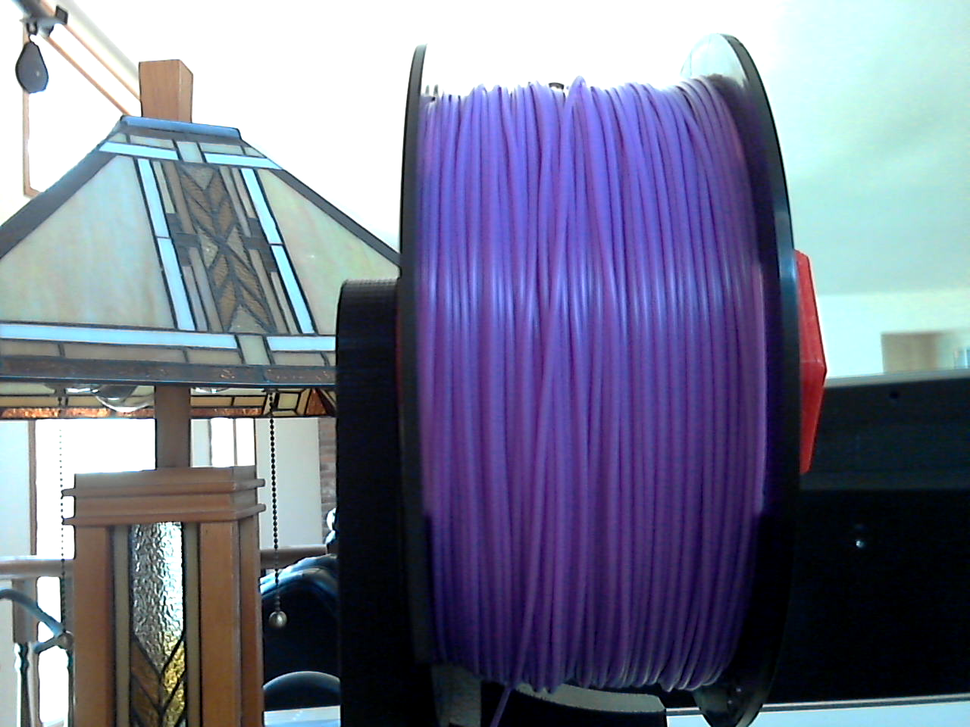
%> input picture Printer Failures/SpoolFull.png, 970 x 727 px, shrunk from 1280 x 960 before the run
$ octave --eval "result = getSpoolAngle(imread('SpoolFull.png'));"   (GNU Octave 9; MATLAB toolbox functions it lacks are replaced by stand-ins)
%> lines starting %> are read from the running program, lines starting %| are printed output that depends on the picture; in (x1, y1, x2, y2) boxes, pixels count from 0 and x2, y2 are one past the last pixel; in counts of white or black regions, pixels touching at a corner belong together; the program's own positions count from 1
### Printer Failures/BlueMarkerMask.m
function [BW,maskedRGBImage] = BlueMarkerMask(RGB)
%createMask  Threshold RGB image using auto-generated code from colorThresholder app.
%  [BW,MASKEDRGBIMAGE] = createMask(RGB) thresholds image RGB using
%  auto-generated code from the colorThresholder app. The colorspace and
%  range for each channel of the colorspace were set within the app. The
%  segmentation mask is returned in BW, and a composite of the mask and
%  original RGB images is returned in maskedRGBImage.

% Auto-generated by colorThresholder app on 12-Apr-2021
%------------------------------------------------------


% Convert RGB image to chosen color space
I = rgb2lab(RGB);
%> I: size 727x970x3 double; mean of channels 1, 2, 3 49.2, 5.4, -12.3

% Define thresholds for channel 1 based on histogram settings
channel1Min = 0.000;
channel1Max = 100.000;

% Define thresholds for channel 2 based on histogram settings
channel2Min = -14.350;
channel2Max = 41.813;

% Define thresholds for channel 3 based on histogram settings
channel3Min = -59.113;
channel3Max = -26.123;

% Create mask based on chosen histogram thresholds
sliderBW = (I(:,:,1) >= channel1Min ) & (I(:,:,1) <= channel1Max) & ...
    (I(:,:,2) >= channel2Min ) & (I(:,:,2) <= channel2Max) & ...
    (I(:,:,3) >= channel3Min ) & (I(:,:,3) <= channel3Max);
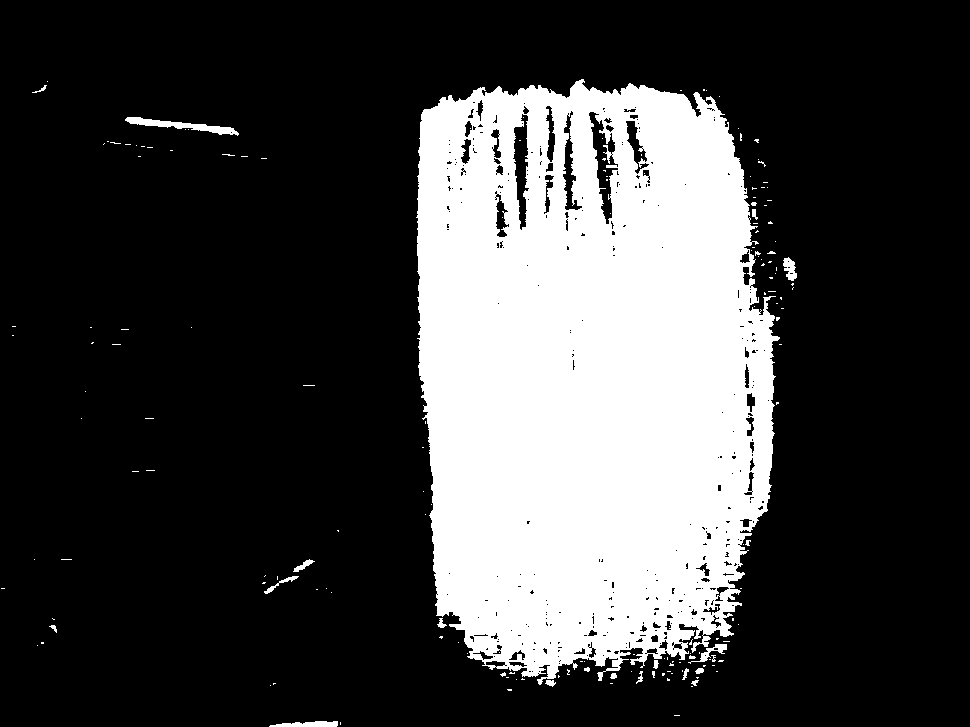
%> sliderBW: size 727x970 logical; 25.4% white; 173 white regions (152 under 20 px), largest, box (x1, y1, x2, y2) and area: (416, 79, 780, 685) 176480, (125, 117, 239, 136) 707, (269, 721, 338, 727) 307
BW = sliderBW;

% Initialize output masked image based on input image.
maskedRGBImage = RGB;
%> maskedRGBImage is the input picture: size 727x970x3 uint8; mean R, G, B 116.7, 119.8, 142.1

% Set background pixels where BW is false to zero.
maskedRGBImage(repmat(~BW,[1 1 3])) = 0;
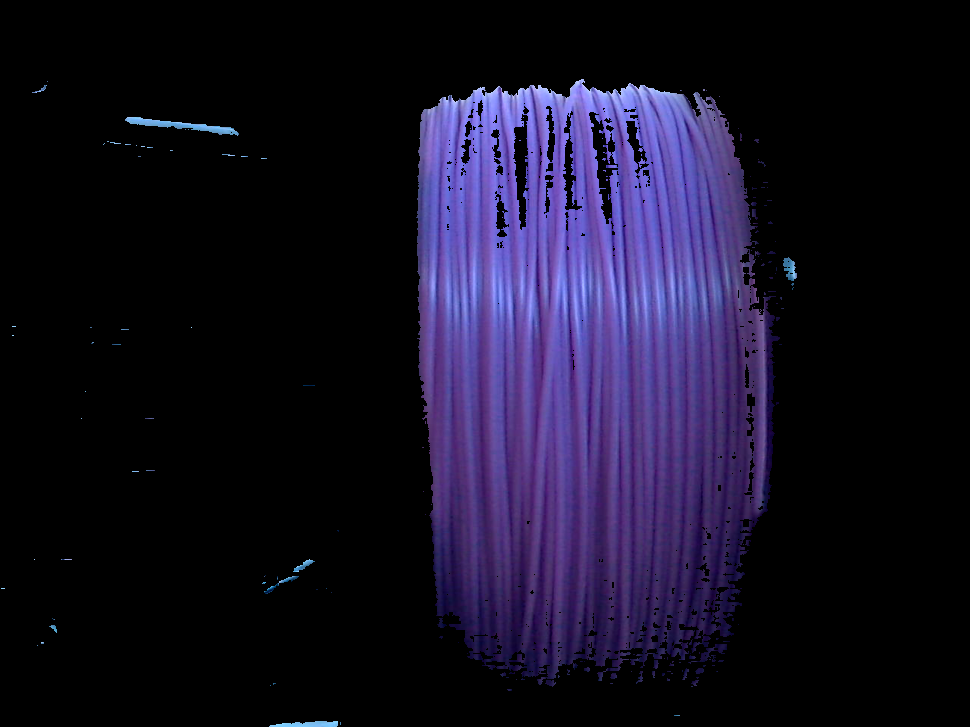
%> maskedRGBImage: size 727x970x3 uint8; mean R, G, B 21.2, 16.7, 36.7

end

### Printer Failures/SpoolCenterMask.m
function [BW,maskedRGBImage] = SpoolCenterMask(RGB)
%createMask  Threshold RGB image using auto-generated code from colorThresholder app.
%  [BW,MASKEDRGBIMAGE] = createMask(RGB) thresholds image RGB using
%  auto-generated code from the colorThresholder app. The colorspace and
%  range for each channel of the colorspace were set within the app. The
%  segmentation mask is returned in BW, and a composite of the mask and
%  original RGB images is returned in maskedRGBImage.

% Auto-generated by colorThresholder app on 12-Apr-2021
%------------------------------------------------------


% Convert RGB image to chosen color space
I = rgb2lab(RGB);

% Define thresholds for channel 1 based on histogram settings
channel1Min = 0.000;
channel1Max = 100.000;

% Define thresholds for channel 2 based on histogram settings
channel2Min = 10.661;
channel2Max = 39.573;

% Define thresholds for channel 3 based on histogram settings
channel3Min = -8.853;
channel3Max = 46.889;

% Create mask based on chosen histogram thresholds
sliderBW = (I(:,:,1) >= channel1Min ) & (I(:,:,1) <= channel1Max) & ...
    (I(:,:,2) >= channel2Min ) & (I(:,:,2) <= channel2Max) & ...
    (I(:,:,3) >= channel3Min ) & (I(:,:,3) <= channel3Max);
BW = sliderBW;

% Initialize output masked image based on input image.
maskedRGBImage = RGB;

% Set background pixels where BW is false to zero.
maskedRGBImage(repmat(~BW,[1 1 3])) = 0;

end

### Printer Failures/getSpoolAngle.m
function angle = getSpoolAngle(I)
markerLoc = BlueMarkerMask(I);
markerLoc = medfilt2(markerLoc, [20, 20]);
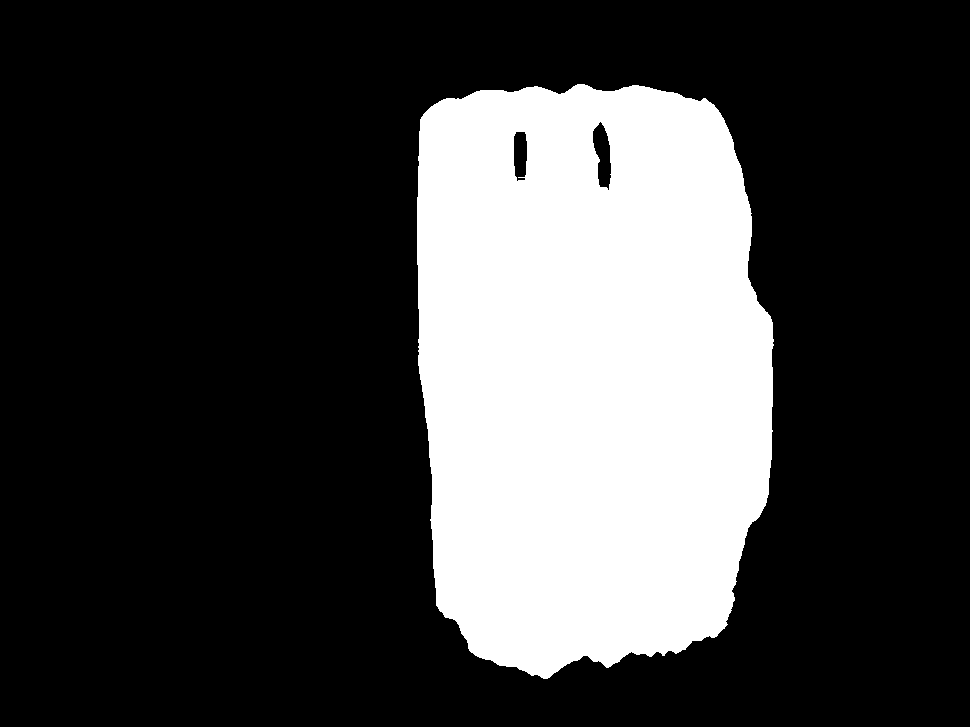
%> markerLoc: size 727x970 logical; 25.8% white; 1 white region, box (x1, y1, x2, y2) and area: (417, 84, 774, 679) 182175
markerLoc = bwareaopen(markerLoc, 500);
measurementsMarker = regionprops(markerLoc, 'Area','Circularity', 'Centroid');
%> measurementsMarker = 1 region; Area, Centroid and Circularity: 182175 [589.3 373.4] 0.774
for i = 1:length(measurementsMarker)
    if(measurementsMarker(i).Circularity > 0)
        markerXY = measurementsMarker(i).Centroid;
        break;
    end
end
%> this loop made 1 pass
if(~exist('markerXY', 'var'))
    angle = 'UNABLE TO FIND MARKER';
    return
end
centerLoc = SpoolCenterMask(I);
%> in SpoolCenterMask, `sliderBW = (I(:,:,1) >= channel1Min ) & (I(:,:,1) <= channel1Max) & (I..`:
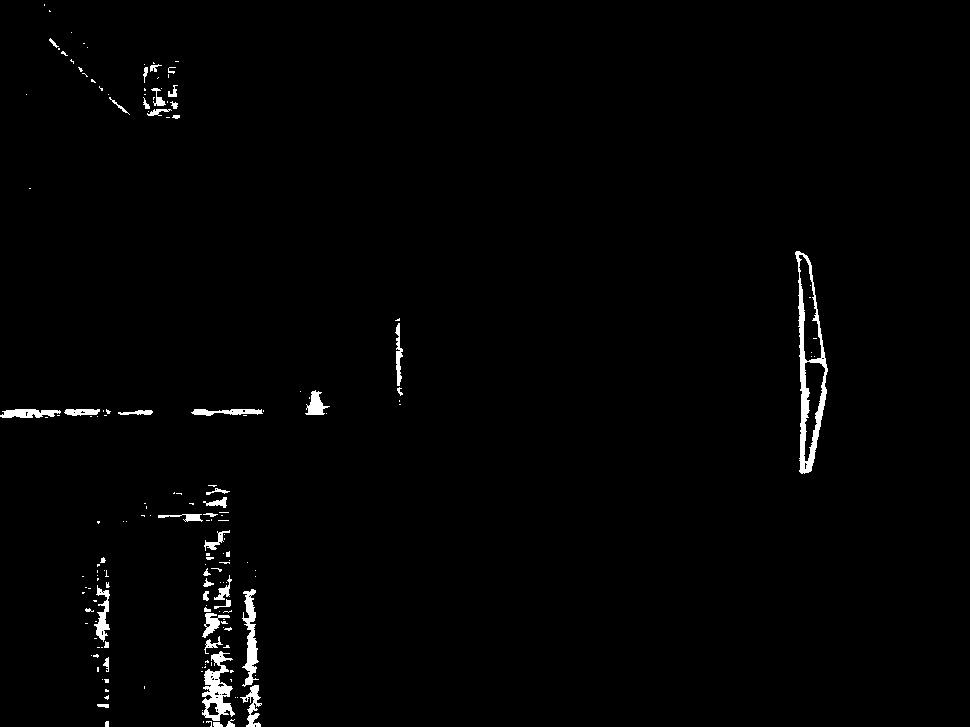
%> sliderBW: size 727x970 logical; 1.3% white; 171 white regions (125 under 20 px), largest, box (x1, y1, x2, y2) and area: (795, 251, 828, 474) 2113, (202, 651, 235, 721) 1083, (242, 589, 259, 687) 800
%> in SpoolCenterMask, `maskedRGBImage(repmat(~BW,[1 1 3])) = 0;`:
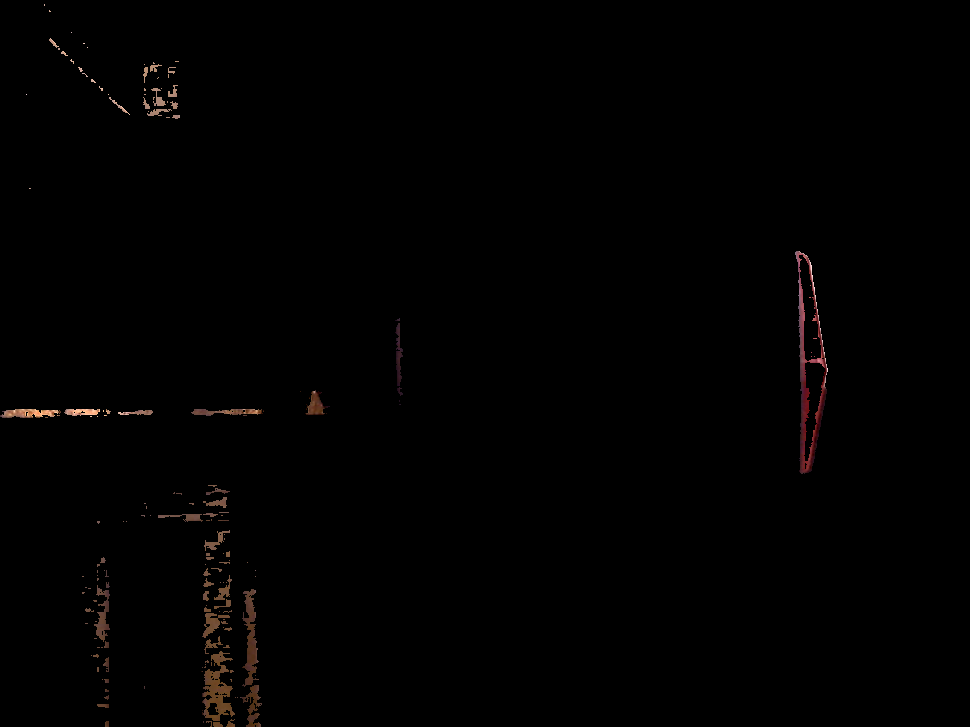
%> maskedRGBImage: size 727x970x3 uint8; mean R, G, B 1.5, 1, 0.8
centerLoc = medfilt2(centerLoc, [20, 20]);
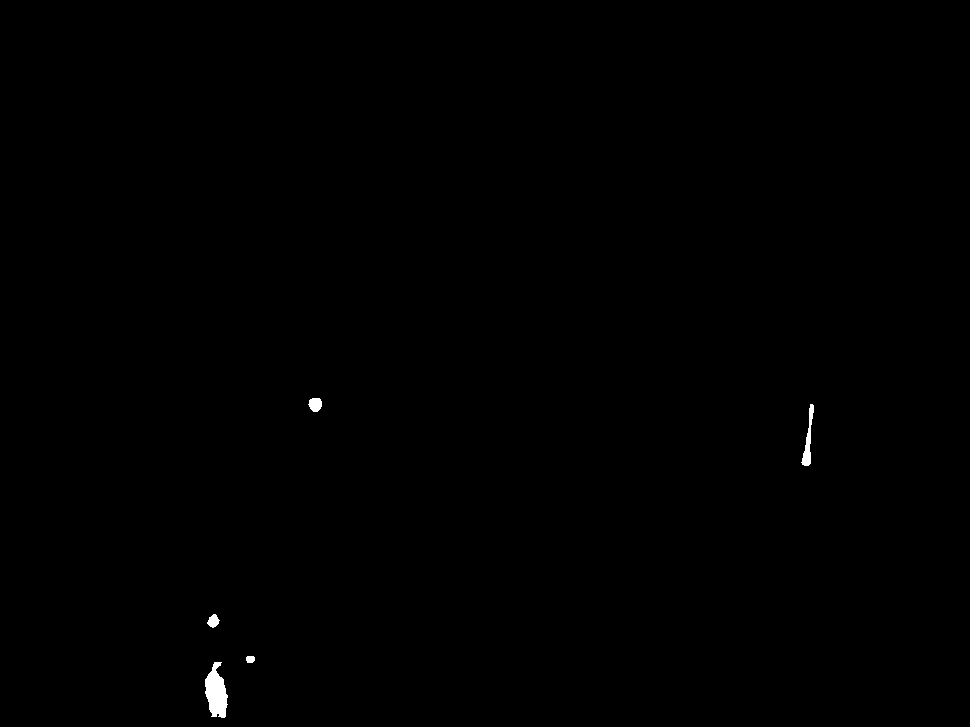
%> centerLoc: size 727x970 logical; 0.21% white; 5 white regions, box (x1, y1, x2, y2) and area: (205, 662, 228, 718) 850, (801, 404, 814, 466) 309, (308, 398, 322, 412) 153, (207, 614, 220, 628) 115, (246, 656, 255, 663) 56
measurementsCenter = regionprops(centerLoc, 'Area', 'Centroid');
%> measurementsCenter = 5 regions; Area and Centroid: 850 [216.9 693.3], 309 [809 440.8], 153 [315.9 405.1], 115 [214 621.7], 56 [250.9 659.9]
centerXY = measurementsCenter(1).Centroid;
%> centerXY = [216.9 693.3]
angle = atan2(markerXY(2) - centerXY(2), markerXY(1) - centerXY(1));
%> angle = -0.71
end
